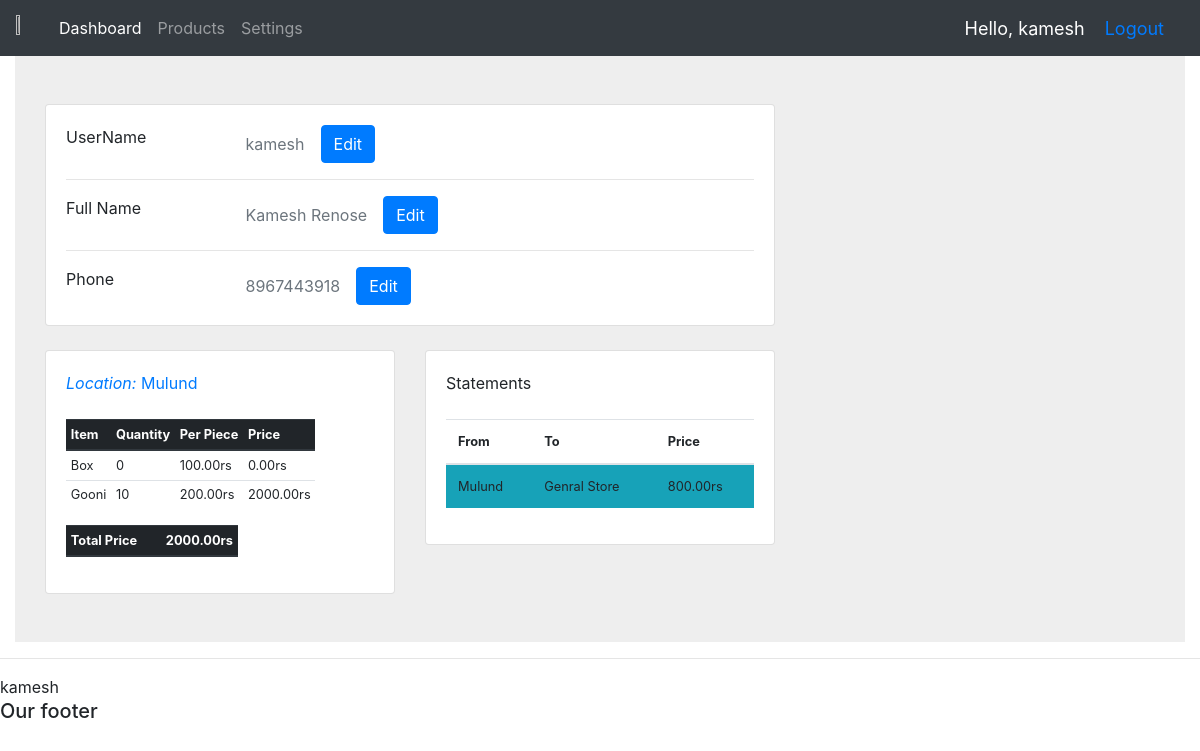
/userInfo/9/ (signed in), run on the app's committed database.
### accounts/models.py (models this page shows, shortened)
class Person(models.Model):
    user = models.OneToOneField(User, on_delete=models.CASCADE, null=True, blank=True)
    full_name = models.CharField(max_length=50, null=True, blank=True)
    number = models.CharField(max_length=15, null=True, blank=True)
    is_owner = models.BooleanField(default=False)
    def get_restock(self):
        if not self.is_owner:
            return None
        raw_statements = LocationStatement.objects.filter(creator=self).order_by(
            "-created_at"
        )
        statements = []
        color_map = {
            "Approved": "bg-success",
            "Rejected": "bg-danger",
            "Pending": "bg-info",
        }
        for each in raw_statements:
            data = each.get_ST_Info()
            data["status"] = color_map[data["status"]]
            statements.append(data)
        return statements
    def get_statement(self):
        raw_statements = StoreStatement.objects.filter(creator=self).order_by(
            "-created_at"
        )
        statements = []
        color_map = {
            "Approved": "bg-success",
            "Rejected": "bg-danger",
            "Pending": "bg-info",
        }
        for each in raw_statements:
            data = each.get_ST_Info()
            data["status"] = color_map[data["status"]]
            statements.append(data)
        return statements
    def has_location(self):
        try:
            self.location
            return True
        except:
            return False
    def get_assigned_location_name(self):
        if self.has_location():
            return self.location
        else:
            return None
    def inventory_for_assigned_location(self):
        if self.has_location():
            return self.location.get_inevn_data()
        else:
            return None

class Location(models.Model):
    name = models.CharField(max_length=50)
    person = models.OneToOneField(
        Person, on_delete=models.SET_NULL, null=True, blank=True
    )
    def get_inevn_data(self):
        ivent = Inventory.objects.filter(location=self)
        lst = []
        total = 0
        for each in ivent:
            data = {
                "name": each.item.name,
                "quan": each.quantity,
                "pend": each.pend,
                "per": each.item.price,
                "totP": each.price,
                "range": range(1, each.quantity + 1)
            }
            lst.append(data)
            total += data["totP"]
        return {"total_price": total, "data": lst}
    def __str__(self):
        return self.name

class Item(models.Model):
    name = models.CharField(max_length=50)
    price = models.DecimalField(max_digits=10, decimal_places=2)

class Store(models.Model):
    name = models.CharField(max_length=50)
    owner = models.CharField(max_length=25, null=True, blank=True)
    phone = models.CharField(max_length=10, null=True, blank=True)
    address = models.CharField(max_length=255, null=True, blank=True)
    location = models.ForeignKey(Location, on_delete=models.CASCADE)
    def __str__(self):
        return self.name

### accounts/decorators.py (the view)
    def wrapper(request, *args, **kwargs):
        if request.user.person.is_owner:
            return view_func(request, *args, **kwargs)
        else:
            return redirect('userInfo')

### accounts/models.py (called while the page is built)
    @property
    def price(self):
        return self.quantity * self.item.price

    @property
    def price(self):
        return self.item.price * self.quantity

    def get_ST_Info(self):
        dataSt = {
            "from": self.warehouse,
            "to": self.customer,
            "creator": self.creator,
            "status": self.status,
            "itemList": self.tags.all(),
            "created_at": self.created_at.strftime('%d/%m/%Y'),
            "id": self.id,
        }
        dataSt["price"] = self.price
        return dataSt

    @property
    def price(self):
        return sum(item_quantity.price for item_quantity in self.tags.all())

### accounts/views.py (called while the page is built)
def getInfo(user):
    full_name = user.person.full_name
    phone = user.person.number
    inventory_data = user.person.inventory_for_assigned_location()
    location = user.person.get_assigned_location_name()
    statments = user.person.get_statement()
    restock = user.person.get_restock()
    context = {
        "id": user.person.id,
        "name": full_name,
        "phone": phone,
        "location": location,
        "inventory": inventory_data,
        "statements": statments,
        "restock": restock,
        "username": user.username,
    }
    return context

@login_required(login_url="login")
@owner_required
def userInfoOwn(request, person_id):
    try:
        user = User.objects.get(person__id=person_id)
    except:
        return render(request, "accounts/my404.html", status=HTTPStatus.NOT_FOUND)
    context = getInfo(user)  # 7 kamesh
    context["owner_view"] = True
    return render(request, "accounts/userInfoEmp.html", context)

### accounts/templates/accounts/userInfoEmp.html (shortened to what this page needs)
{% extends 'accounts/main.html' %}
{% block content %}
<section style="background-color: #eee;">
    <div class="container py-5">
      <div class="row">
        <div class="col-lg-8">
          <div class="card mb-4">
            <div class="card-body">
              <div class="row">
                <div class="col-sm-3">
                  <p class="mb-0">UserName</p>
                </div>
                <div class="col-sm-9 d-flex align-items-center">
                  <p class="text-muted mb-0">{{ username }}</p>
                  {% include 'accounts/editUserName.html' %}
                </div>
              </div>
              <hr>
              <div class="row">
                <div class="col-sm-3">
                  <p class="mb-0">Full Name</p>
                </div>
                <div class="col-sm-9 d-flex align-items-center">
                  <p class="text-muted mb-0">{{ name }}</p>
                  {% include 'accounts/editFullName.html' %}
                </div>
              </div>
              <hr>
              <div class="row">
                <div class="col-sm-3">
                  <p class="mb-0">Phone</p>
                </div>
                <div class="col-sm-9 d-flex align-items-center">
                  <p class="text-muted mb-0">{{ phone }}</p>
                  {% include 'accounts/editNumber.html' %}
                </div>
              </div>
            </div>
          </div>
          <div class="row">
            <div class="col-md-6">
              <div class="card mb-4 mb-md-0">
                <div class="card-body">
                    <p class="mb-4"><span class="text-primary font-italic me-1">Location:</span>
                      {% if location %}
                      <a href="{% url 'locationInfo' location.id %}">
                        {{ location }}
                      </a>
                      {% else %}
                      {{ location }}
                      {% endif %}
                    </p>
                  {% if inventory %}
                  <table class="table table-sm table-responsive" style="font-size: 0.8rem;">
                    <thead class="thead-dark">
                      <tr>
                        <th scope="col">Item</th>
                        <th scope="col">Quantity</th>
                        <th scope="col">Per Piece</th>
                        <th scope="col">Price</th>
                      </tr>
                    </thead>
                    <tbody>
                        {% for each in inventory.data %}
                      <tr >
                        <td>{{each.name}}</td>
                        <td>{{each.quan}}</td>
                        <td>{{each.per}}rs</td>
                        <td>{{each.totP}}rs</td>
                      </tr>
                      {% endfor %}
                    </tbody>
                </table>
                <table class="table table-sm table-responsive" style="font-size: 0.8rem;">
                    <thead class="thead-dark">
                      <tr>
                        <th scope="col">Total Price</th>
                        <th scope="col"></th>
                        <th scope="col"></th>
                        <th scope="col">{{inventory.total_price}}rs</th>
                      </tr>
                    </thead>
                </table>
                {% endif %}
                </div>
              </div>
            </div>
            <div class="col-md-6">
              <div class="card mb-4 mb-md-0">
                <div class="card-body">
                  <p class="mb-4"> Statements
                  </p>
                  <table class="table" style="font-size: 0.8rem;">
                    <thead class="thead">
                      <tr>
                        <th scope="col">From</th>
                        <th scope="col">To</th>
                        <th scope="col">Price</th>
                      </tr>
                    </thead>
                    <tbody>
                        {% for each in statements %}
                        <tr class="{{each.status}}" onclick="window.location='/statement/{{each.id}}';" style="cursor:pointer;">
                          <td>{{each.from}}</td>
                          <td>{{each.to}}</td>
                          <td>{{each.price}}rs</td>
                        </tr>
                      {% endfor %}
                    </tbody>
                </table>
                </div>
              </div>
            </div>
          </div>
        </div>
      </div>
    </div>
  </section>
  {% endblock %}

### accounts/templates/accounts/main.html (shortened to what this page needs)
<!doctype html>
<html lang="en">
  <head>
    <link rel="stylesheet" href="https://cdn.jsdelivr.net/npm/bootstrap@4.0.0/dist/css/bootstrap.min.css">
  </head>
  <body>
    {% include 'accounts/navbar.html' %}
    <div class="container-fluid">{% block content %} {% endblock %}</div>
    <hr />
    {{request.user}}
    <h5>Our footer</h5>
  </body>
</html>

### accounts/templates/accounts/navbar.html (shortened to what this page needs)
{% load static %}
<nav class="navbar navbar-expand-lg navbar-dark bg-dark">
  <img src="{% static 'images/logo.jpg' %}" width = "3%" height = "3%" />
  <div class="collapse navbar-collapse" id="navbarNav">
    <ul class="navbar-nav">
      <li class="nav-item active">
        <a class="nav-link" href="{% url 'home' %}">Dashboard</a>
      </li>
      <li class="nav-item">
        <a class="nav-link" href="">Products</a>
      </li>
      <li class="nav-item">
        <a class="nav-link" href="">Settings</a>
      </li>
    </ul>
  </div>
  <span class="hello-msg">Hello, {{request.user}}</span>
  <span class="hello-msg"><a href="{% url 'logout' %}">Logout</a></span>
</nav>

### accounts/templates/accounts/navbar.html (style rules this page uses)
.hello-msg { font-size: 18px; color: #fff; margin-right: 20px; }

### data on the page
Person: full_name "Kamesh Renose", number "8967443918"
Location: name "Mulund", from "Mulund", to "Genral Store", price "800.00"
Item: name "Box", per "100.00"
Item: name "Gooni", per "200.00"

### other printed values
{{ request.user }} "kamesh"
{{ username }} "kamesh"
{{ each.quan }} "0" "10"
{{ each.totP }} "0.00" "2000.00"
{{ inventory.total_price }} "2000.00"
